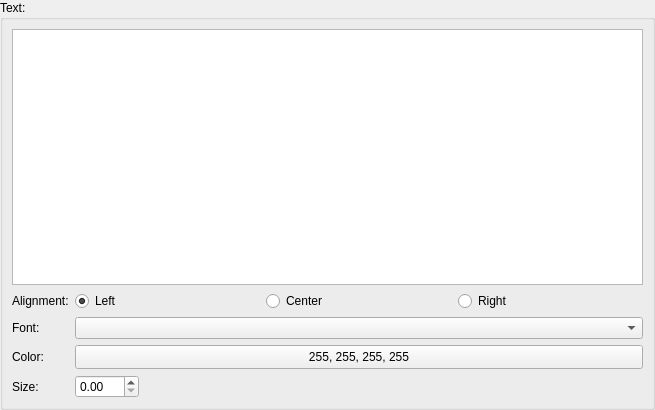
<?xml version="1.0" encoding="UTF-8"?>
<ui version="4.0">
 <class>TextInfo</class>
 <widget class="QWidget" name="TextInfo">
  <property name="geometry">
   <rect>
    <x>0</x>
    <y>0</y>
    <width>655</width>
    <height>410</height>
   </rect>
  </property>
  <property name="windowTitle">
   <string>Form</string>
  </property>
  <layout class="QGridLayout" name="gridLayout">
   <property name="leftMargin">
    <number>0</number>
   </property>
   <property name="topMargin">
    <number>0</number>
   </property>
   <property name="rightMargin">
    <number>0</number>
   </property>
   <property name="bottomMargin">
    <number>0</number>
   </property>
   <item row="0" column="0">
    <widget class="QGroupBox" name="groupBoxText">
     <property name="title">
      <string>Text:</string>
     </property>
     <layout class="QVBoxLayout" name="verticalLayout">
      <item>
       <widget class="QPlainTextEdit" name="txtText">
        <property name="sizePolicy">
         <sizepolicy hsizetype="Expanding" vsizetype="Expanding">
          <horstretch>0</horstretch>
          <verstretch>0</verstretch>
         </sizepolicy>
        </property>
        <property name="minimumSize">
         <size>
          <width>0</width>
          <height>50</height>
         </size>
        </property>
        <property name="tabChangesFocus">
         <bool>true</bool>
        </property>
        <property name="lineWrapMode">
         <enum>QPlainTextEdit::NoWrap</enum>
        </property>
       </widget>
      </item>
      <item>
       <layout class="QGridLayout" name="gridLayout_2">
        <item row="0" column="0">
         <widget class="QLabel" name="lblAlignment">
          <property name="text">
           <string>Alignment:</string>
          </property>
         </widget>
        </item>
        <item row="1" column="0">
         <widget class="QLabel" name="label_11">
          <property name="text">
           <string>Font:</string>
          </property>
         </widget>
        </item>
        <item row="0" column="1">
         <layout class="QHBoxLayout" name="horizontalLayout_2">
          <item>
           <widget class="QRadioButton" name="rbTextAlignLeft">
            <property name="text">
             <string>Left</string>
            </property>
            <property name="checked">
             <bool>true</bool>
            </property>
           </widget>
          </item>
          <item>
           <widget class="QRadioButton" name="rbTextAlignCenter">
            <property name="text">
             <string>Center</string>
            </property>
           </widget>
          </item>
          <item>
           <widget class="QRadioButton" name="rbTextAlignRight">
            <property name="text">
             <string>Right</string>
            </property>
           </widget>
          </item>
         </layout>
        </item>
        <item row="2" column="0">
         <widget class="QLabel" name="lblColor">
          <property name="text">
           <string>Color:</string>
          </property>
         </widget>
        </item>
        <item row="1" column="1">
         <widget class="QComboBox" name="cmbFont">
          <property name="sizePolicy">
           <sizepolicy hsizetype="Expanding" vsizetype="Fixed">
            <horstretch>0</horstretch>
            <verstretch>0</verstretch>
           </sizepolicy>
          </property>
         </widget>
        </item>
        <item row="2" column="1">
         <widget class="QPushButton" name="btnTextColor">
          <property name="minimumSize">
           <size>
            <width>0</width>
            <height>24</height>
           </size>
          </property>
          <property name="cursor">
           <cursorShape>PointingHandCursor</cursorShape>
          </property>
          <property name="text">
           <string>255, 255, 255, 255</string>
          </property>
         </widget>
        </item>
        <item row="3" column="0">
         <widget class="QLabel" name="label_12">
          <property name="text">
           <string>Size:</string>
          </property>
         </widget>
        </item>
        <item row="3" column="1">
         <widget class="QDoubleSpinBox" name="txtFontSize">
          <property name="maximumSize">
           <size>
            <width>64</width>
            <height>16777215</height>
           </size>
          </property>
          <property name="maximum">
           <double>99999999.989999994635582</double>
          </property>
         </widget>
        </item>
       </layout>
      </item>
     </layout>
    </widget>
   </item>
  </layout>
 </widget>
 <resources/>
 <connections/>
</ui>
